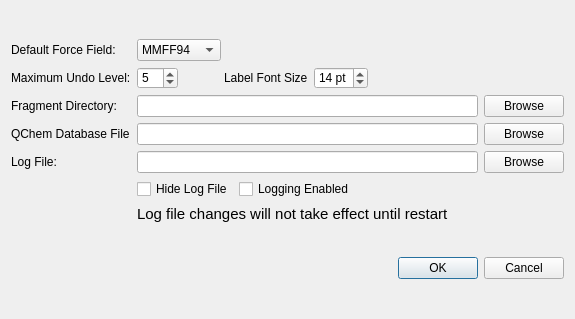
<?xml version="1.0" encoding="UTF-8"?>
<ui version="4.0">
 <class>PreferencesBrowser</class>
 <widget class="QDialog" name="PreferencesBrowser">
  <property name="geometry">
   <rect>
    <x>0</x>
    <y>0</y>
    <width>575</width>
    <height>319</height>
   </rect>
  </property>
  <property name="windowTitle">
   <string>IQmol Preferences</string>
  </property>
  <property name="styleSheet">
   <string>QToolButton {
   color: #333;
   background-color: QLinearGradient( x1: 0, y1: 0, x2: 0, y2: 1, 
          stop: 0 #fff,
          stop: 0.5 #eee, 
          stop: 1 #999);
   border-width: 2px;
   border-color: #333;
   border-style: solid;
   border-radius: 5;
   padding: 0px;
   font-size: 24px;
   min-width: 34px;
   max-width: 34px;
   min-height: 34px;
   max-height: 34px;
}

QToolButton:disabled {
  background-color: QLinearGradient( x1: 0, y1: 0, x2: 0, y2: 1, 
          stop: 0 #fff,
          stop: 0.5 #eee, 
          stop: 1 #bbb);
   border-color: #aaa;
   color: #aaa;
}

QToolButton:pressed {
   border-color: #222;
}


QToolButton:checked {
   border-color: #b00;
}

QToolTip {
   border: 2px solid darkkhaki;
   padding: 2px;
   border-radius: 3px;
   opacity: 500;
   font-size: 10px;
}</string>
  </property>
  <layout class="QVBoxLayout" name="verticalLayout">
   <item>
    <layout class="QGridLayout" name="gridLayout_2">
     <item row="4" column="0">
      <widget class="QLabel" name="label_6">
       <property name="text">
        <string>Log File:</string>
       </property>
      </widget>
     </item>
     <item row="2" column="0">
      <widget class="QLabel" name="label_2">
       <property name="text">
        <string>Fragment Directory:</string>
       </property>
      </widget>
     </item>
     <item row="1" column="0">
      <widget class="QLabel" name="label_4">
       <property name="text">
        <string>Maximum Undo Level:</string>
       </property>
      </widget>
     </item>
     <item row="0" column="0">
      <widget class="QLabel" name="label">
       <property name="text">
        <string>Default Force Field:</string>
       </property>
      </widget>
     </item>
     <item row="0" column="1">
      <layout class="QHBoxLayout" name="horizontalLayout_2">
       <item>
        <widget class="QComboBox" name="forceFieldCombo">
         <item>
          <property name="text">
           <string>MMFF94</string>
          </property>
         </item>
         <item>
          <property name="text">
           <string>MMFF94s</string>
          </property>
         </item>
         <item>
          <property name="text">
           <string>UFF</string>
          </property>
         </item>
         <item>
          <property name="text">
           <string>Ghemical</string>
          </property>
         </item>
         <item>
          <property name="text">
           <string>Gaff</string>
          </property>
         </item>
        </widget>
       </item>
       <item>
        <spacer name="horizontalSpacer_3">
         <property name="orientation">
          <enum>Qt::Horizontal</enum>
         </property>
         <property name="sizeHint" stdset="0">
          <size>
           <width>40</width>
           <height>20</height>
          </size>
         </property>
        </spacer>
       </item>
      </layout>
     </item>
     <item row="1" column="1">
      <layout class="QHBoxLayout" name="horizontalLayout">
       <item>
        <widget class="QSpinBox" name="undoLimit">
         <property name="value">
          <number>5</number>
         </property>
        </widget>
       </item>
       <item>
        <spacer name="horizontalSpacer_2">
         <property name="orientation">
          <enum>Qt::Horizontal</enum>
         </property>
         <property name="sizeType">
          <enum>QSizePolicy::Fixed</enum>
         </property>
         <property name="sizeHint" stdset="0">
          <size>
           <width>40</width>
           <height>20</height>
          </size>
         </property>
        </spacer>
       </item>
       <item>
        <widget class="QLabel" name="label_5">
         <property name="text">
          <string>Label Font Size</string>
         </property>
        </widget>
       </item>
       <item>
        <widget class="QSpinBox" name="labelFontSize">
         <property name="suffix">
          <string> pt</string>
         </property>
         <property name="minimum">
          <number>6</number>
         </property>
         <property name="maximum">
          <number>36</number>
         </property>
         <property name="value">
          <number>14</number>
         </property>
        </widget>
       </item>
       <item>
        <spacer name="horizontalSpacer">
         <property name="orientation">
          <enum>Qt::Horizontal</enum>
         </property>
         <property name="sizeHint" stdset="0">
          <size>
           <width>40</width>
           <height>20</height>
          </size>
         </property>
        </spacer>
       </item>
      </layout>
     </item>
     <item row="2" column="1">
      <widget class="QLineEdit" name="fragmentDirectoryLineEdit"/>
     </item>
     <item row="4" column="1">
      <widget class="QLineEdit" name="logFileLineEdit">
       <property name="toolTip">
        <string>Changes to the log file location require IQmol to be restarted</string>
       </property>
      </widget>
     </item>
     <item row="4" column="2">
      <widget class="QPushButton" name="browseLogFileButton">
       <property name="text">
        <string>Browse</string>
       </property>
      </widget>
     </item>
     <item row="2" column="2">
      <widget class="QPushButton" name="browseFragmentDirectoryButton">
       <property name="text">
        <string>Browse</string>
       </property>
      </widget>
     </item>
     <item row="3" column="0">
      <widget class="QLabel" name="label_3">
       <property name="text">
        <string>QChem Database File</string>
       </property>
      </widget>
     </item>
     <item row="3" column="1">
      <widget class="QLineEdit" name="qchemDatabaseFileLineEdit"/>
     </item>
     <item row="3" column="2">
      <widget class="QPushButton" name="browseQChemDatabaseFileButton">
       <property name="text">
        <string>Browse</string>
       </property>
      </widget>
     </item>
     <item row="5" column="1">
      <layout class="QHBoxLayout" name="horizontalLayout_3">
       <item>
        <widget class="QCheckBox" name="logFileHiddenCheckBox">
         <property name="text">
          <string>Hide Log File</string>
         </property>
        </widget>
       </item>
       <item>
        <widget class="QCheckBox" name="loggingEnabledCheckBox">
         <property name="text">
          <string>Logging Enabled</string>
         </property>
        </widget>
       </item>
       <item>
        <spacer name="horizontalSpacer_4">
         <property name="orientation">
          <enum>Qt::Horizontal</enum>
         </property>
         <property name="sizeHint" stdset="0">
          <size>
           <width>40</width>
           <height>20</height>
          </size>
         </property>
        </spacer>
       </item>
      </layout>
     </item>
     <item row="6" column="1">
      <widget class="QLabel" name="label_7">
       <property name="sizePolicy">
        <sizepolicy hsizetype="Preferred" vsizetype="Maximum">
         <horstretch>0</horstretch>
         <verstretch>0</verstretch>
        </sizepolicy>
       </property>
       <property name="font">
        <font>
         <pointsize>11</pointsize>
        </font>
       </property>
       <property name="text">
        <string>Log file changes will not take effect until restart</string>
       </property>
      </widget>
     </item>
    </layout>
   </item>
   <item>
    <widget class="QDialogButtonBox" name="buttonBox">
     <property name="standardButtons">
      <set>QDialogButtonBox::Cancel|QDialogButtonBox::Ok</set>
     </property>
    </widget>
   </item>
  </layout>
 </widget>
 <resources/>
 <connections>
  <connection>
   <sender>buttonBox</sender>
   <signal>rejected()</signal>
   <receiver>PreferencesBrowser</receiver>
   <slot>close()</slot>
   <hints>
    <hint type="sourcelabel">
     <x>287</x>
     <y>298</y>
    </hint>
    <hint type="destinationlabel">
     <x>287</x>
     <y>159</y>
    </hint>
   </hints>
  </connection>
 </connections>
</ui>
